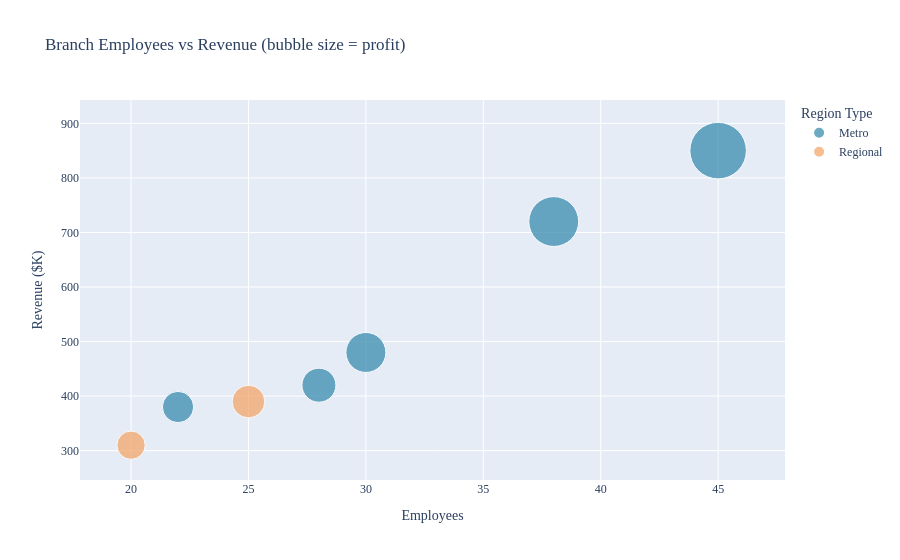

Notebook code cell kept with this figure:
### Markdown cell above
## Example 3 — px.scatter: Branch Employees vs Revenue (지점 직원수-매출 관계)

### Code cell
# Business question: which branch is both large (employees) and highly
# profitable (bubble size), and which region does it belong to?
# 비즈니스 질문: 어느 지점이 규모(직원 수)도 크고 수익성(버블 크기)도 높으며,
# 어느 지역에 속하는가?

branches = ['Gangnam', 'Hongdae', 'Sinchon', 'Jamsil', 'Suwon', 'Busan', 'Daegu']
employees = [45, 28, 22, 38, 30, 25, 20]
revenue = [850, 420, 380, 720, 480, 390, 310]
profit = [180, 65, 55, 140, 90, 60, 45]
region_type = ['Metro'] * 5 + ['Regional'] * 2
df = pd.DataFrame({'branch': branches, 'employees': employees, 'revenue': revenue,
                    'profit': profit, 'region_type': region_type})

fig = px.scatter(df, x='employees', y='revenue', size='profit', color='region_type',
                  hover_name='branch',
                  hover_data={'profit': ':,.0f', 'region_type': False},
                  title='Branch Employees vs Revenue (bubble size = profit)',
                  labels={'employees': 'Employees', 'revenue': 'Revenue ($K)'},
                  color_discrete_map={'Metro': '#2E86AB', 'Regional': '#F4A261'},
                  size_max=40)
fig.update_layout(font=dict(family='AppleGothic'), legend_title_text='Region Type')
fig.show()

df['efficiency'] = df['revenue'] / df['employees']
best = df.loc[df['efficiency'].idxmax()]
print(f"Highest revenue-per-employee: {best['branch']} ({best['efficiency']:.1f} $K/person)")
print(f"직원 1인당 매출 최고: {best['branch']} ({best['efficiency']:.1f} $K/인)")

### Figure 1 — Plotly figure (JSON) as saved in the notebook; plotly's stock layout.template omitted (floating-point values rounded to 4 significant figures)
{"data": [{"customdata": [[180, "Metro"], [65, "Metro"], [55, "Metro"], [140, "Metro"], [90, "Metro"]], "hovertemplate": "<b>%{hovertext}</b><br><br>Employees=%{x}<br>Revenue ($K)=%{y}<br>profit=%{customdata[0]:,.0f}<extra></extra>", "hovertext": ["Gangnam", "Hongdae", "Sinchon", "Jamsil", "Suwon"], "legendgroup": "Metro", "marker": {"color": "#2E86AB", "size": [180, 65, 55, 140, 90], "sizemode": "area", "sizeref": 0.1125, "symbol": "circle"}, "mode": "markers", "name": "Metro", "orientation": "v", "showlegend": true, "type": "scatter", "x": [45, 28, 22, 38, 30], "xaxis": "x", "y": [850, 420, 380, 720, 480], "yaxis": "y"}, {"customdata": [[60, "Regional"], [45, "Regional"]], "hovertemplate": "<b>%{hovertext}</b><br><br>Employees=%{x}<br>Revenue ($K)=%{y}<br>profit=%{customdata[0]:,.0f}<extra></extra>", "hovertext": ["Busan", "Daegu"], "legendgroup": "Regional", "marker": {"color": "#F4A261", "size": [60, 45], "sizemode": "area", "sizeref": 0.1125, "symbol": "circle"}, "mode": "markers", "name": "Regional", "orientation": "v", "showlegend": true, "type": "scatter", "x": [25, 20], "xaxis": "x", "y": [390, 310], "yaxis": "y"}], "layout": {"font": {"family": "AppleGothic"}, "legend": {"itemsizing": "constant", "title": {"text": "Region Type"}, "tracegroupgap": 0}, "title": {"text": "Branch Employees vs Revenue (bubble size = profit)"}, "xaxis": {"anchor": "y", "domain": [0, 1], "title": {"text": "Employees"}}, "yaxis": {"anchor": "x", "domain": [0, 1], "title": {"text": "Revenue ($K)"}}}}
